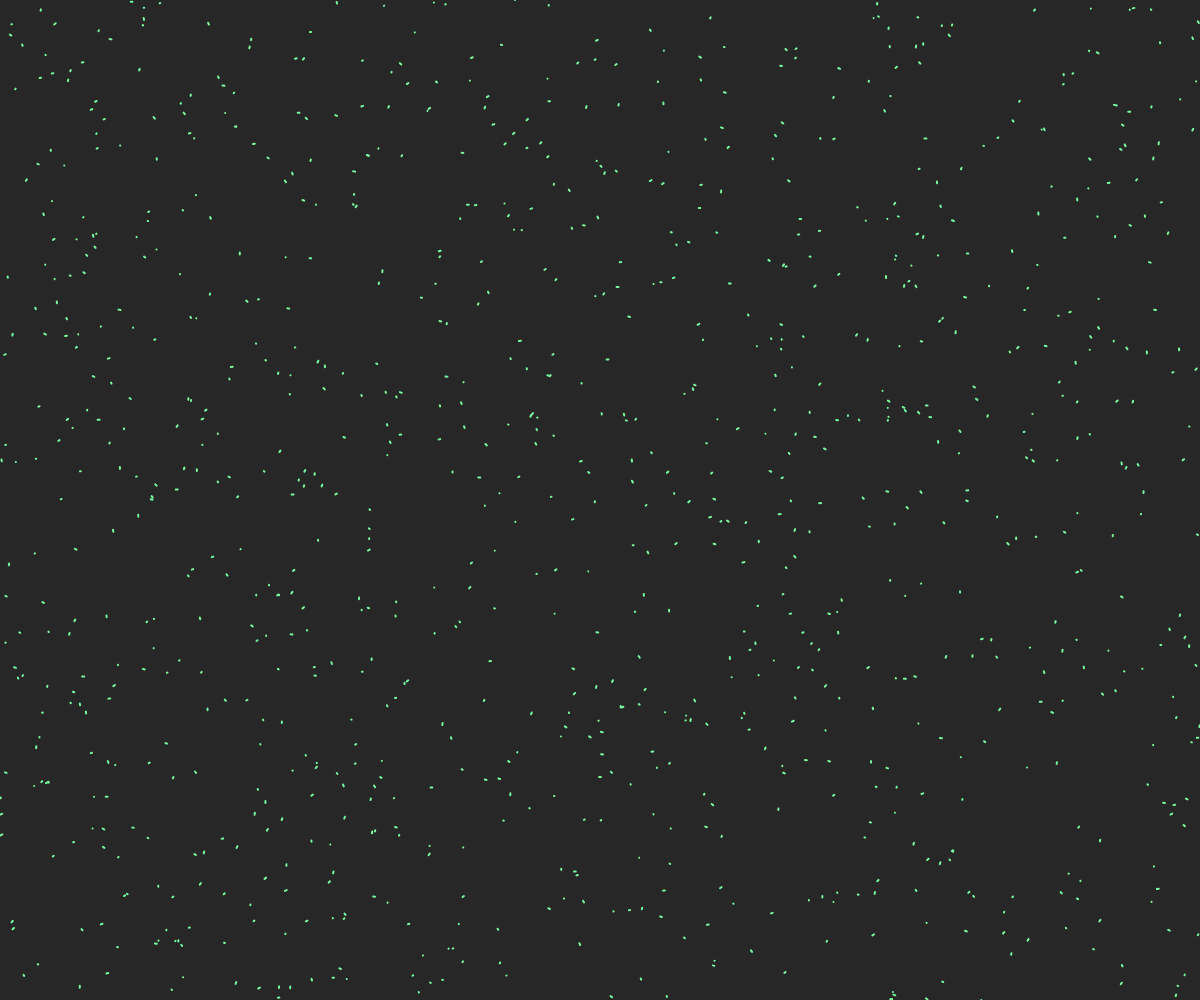
Frame 1 (no input)
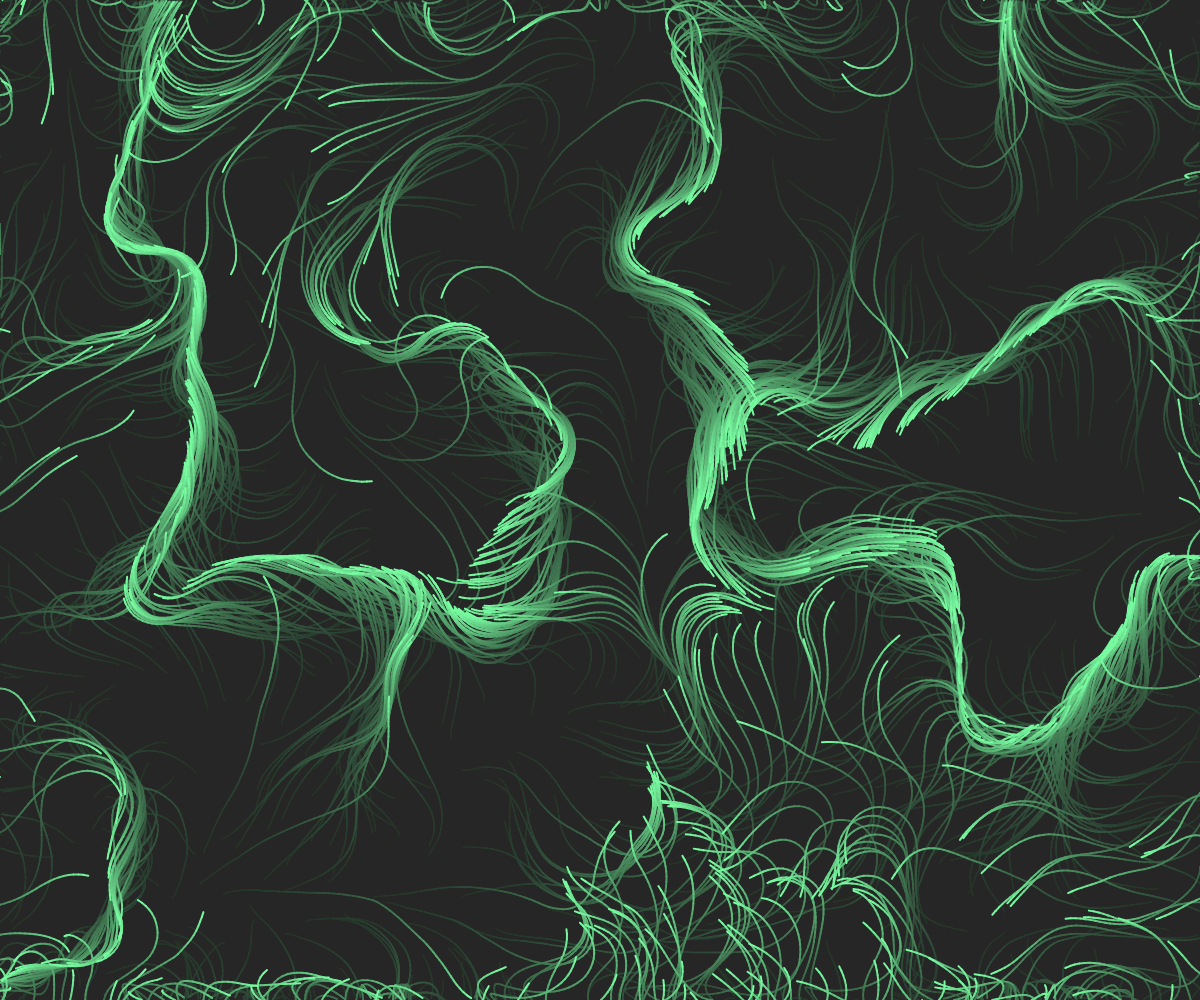
Frame 60 (no input)
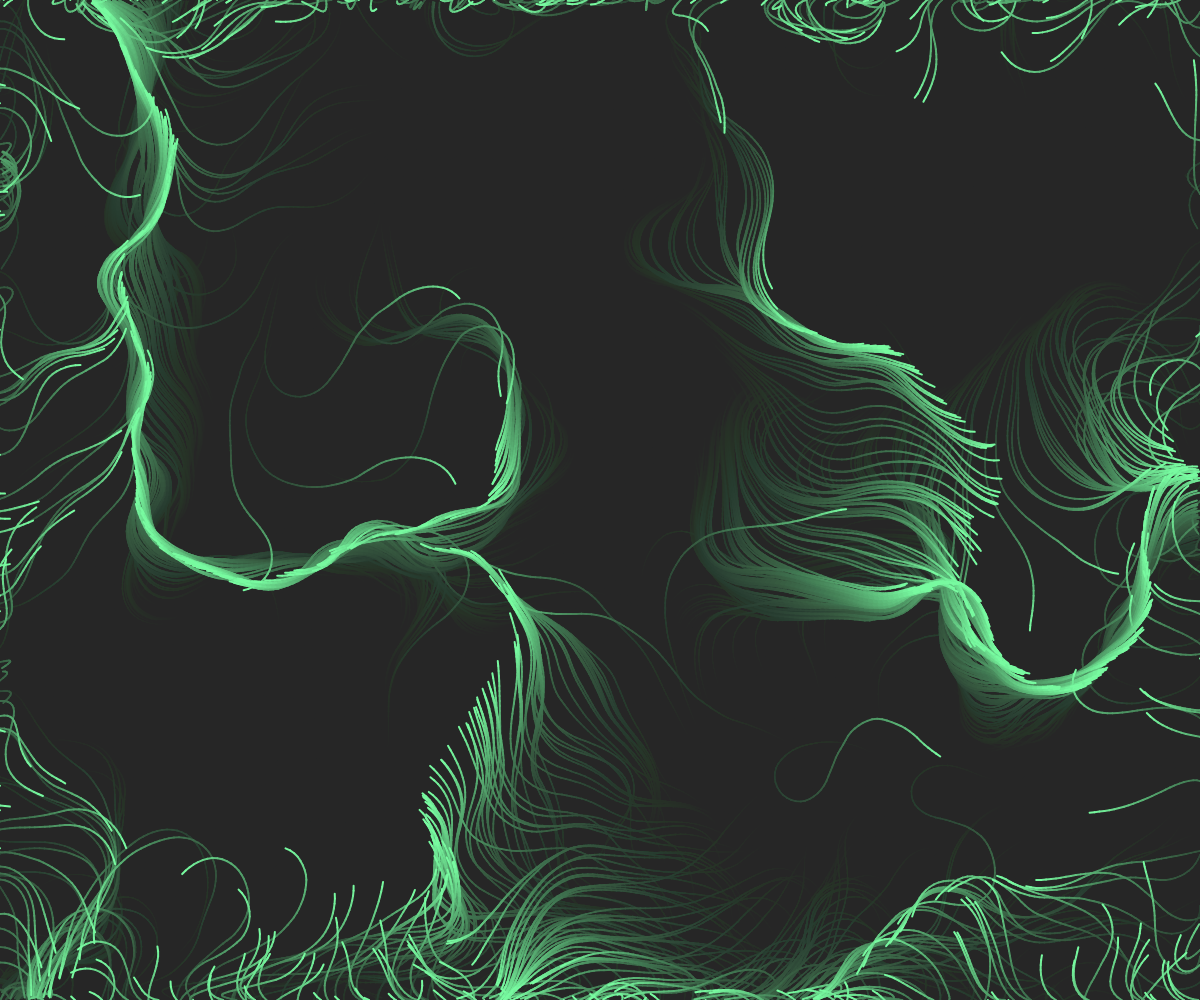
Frame 120 (the mouse pressed at the canvas centre since frame 60)

The p5.js sketch that drew these frames (run headless with seeded random() and noise() and a simulated clock; from frame 60 on, the mouse is pressed at the canvas centre):

// p5.js sketch
// ── sketch.js
let scl = 20;
let cols, rows;
let zoff = 0;
let inc = 0.05;
let par = [];
let flowfield = [];

function setup() {
  createCanvas(windowWidth, windowHeight);
  cols = floor(width/scl);
  rows = floor(height/scl);
  background(40);

  flowfield = new Array(cols * rows);

  for(let i=0; i<1000; i++){
    par[i] = new Particle();
  }
}

function draw() {
  background(30,30,30,10);
  noFill();
  stroke(120,250,160);

  let yoff = 0; // cannot make global -> or error occurs
  for (let y = 0; y < rows; y++) {

    let xoff = 0;
    for (let x = 0; x < cols; x++) {

      let angle = noise(xoff, yoff, zoff) * TWO_PI * 4;
      let v = p5.Vector.fromAngle(angle);

      let index = x+y*cols;
      flowfield[index] = v;
      xoff = xoff + inc;

      // push();
      // translate(x * scl, y * scl);
      // rotate(v.heading());
      // strokeWeight(1);
      // line(0, 0, scl, 0);
      // pop();
    }
    yoff = yoff + inc;
    zoff = zoff + 0.0001;
  }

  for(let i=0; i<par.length; i++){
    par[i].follow(flowfield);
    par[i].update();
    par[i].edges();
    par[i].display();
  }
}

class Particle {
  constructor(){
    this.pos = createVector(random(width), random(height));
    this.vel = p5.Vector.random2D();
    this.acc = createVector(0,0);
    this.maxspeed = 5;
    this.prev = this.pos.copy();
  }

  follow(vectors){
    // locate the particle
    let x = floor(this.pos.x/scl);
    let y = floor(this.pos.y/scl);

    // locate the particle in the array
    let index = x+y*cols;

    let force = vectors[index];
    this.addForce(force);
  }

  update(){
    this.vel.add(this.acc);
    this.vel.limit(this.maxspeed);
    this.pos.add(this.vel);
    this.acc.mult(0);
  }

  addForce(force){
    this.acc.add(force);
  }

  display(){
    strokeWeight(2);
    line(this.pos.x, this.pos.y, this.prev.x, this.prev.y);
    this.updatePrev();
  }

  edges(){
    if(this.pos.x > width){
      this.pos.x = 0;
      this.pos.y = random(height);
      this.updatePrev();
    }
    if(this.pos.x < 0){
      this.pos.x = width;
      this.pos.y = random(height);
      this.updatePrev();
    }
    if(this.pos.y > height){
      this.pos.x = random(width);
      this.pos.y = 0;
      this.updatePrev();
    }
    if(this.pos.y < 0){
      this.pos.x = random(width);
      this.pos.y = height;
      this.updatePrev();
    }
  }

  updatePrev(){
    this.prev.x = this.pos.x;
    this.prev.y = this.pos.y;
  }
}
